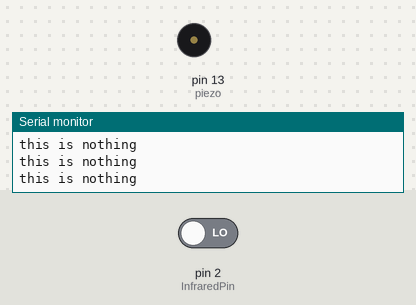
A sketch run on a simulated Arduino Uno, built with avr-gcc and run on an emulated ATmega328P. Shown: buzzer (waves = sounding), the last lines printed to the serial monitor. The inputs (shaded band) are chosen by the test bench; at power-on: pin 2 (InfraredPin) LOW.

Above: at 2.8 s.
2.9 s: pin 2 (InfraredPin) driven HIGH
At 4.0 s:
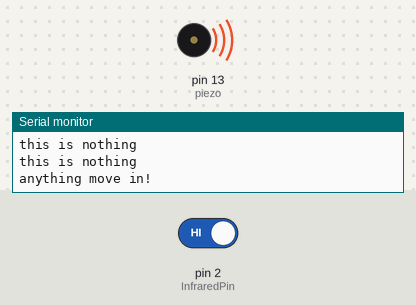
4.5 s: pin 2 (InfraredPin) driven LOW
At 6.3 s:
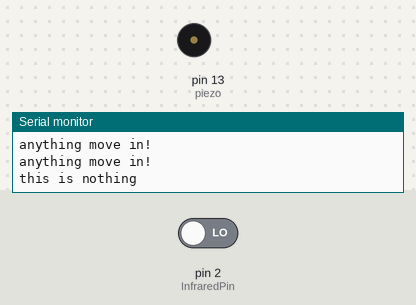
Timing chart, 0 to 7.8 s (numbered marks = the images above; inputs shaded):
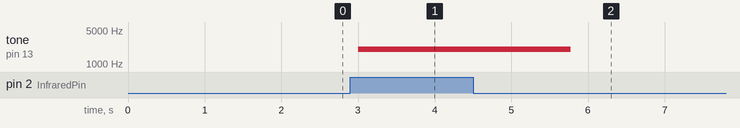

The sketch:

CamBienChuyenDong.ino
```cpp
const int InfraredPin = 2;
const int piezo = 13;
int sinVal = 0;
int toneVal = 0;

void setup() {
  pinMode(InfraredPin, INPUT);
  pinMode(piezo, OUTPUT);
  Serial.begin(9600);

}

void loop() {
  if (digitalRead(InfraredPin) == HIGH) {
    piezoSound();
    Serial.println("anything move in!");
  } else {
    noTone(piezo);
    Serial.println("this is nothing");
  }
  delay(1000);
}

void piezoSound() {
  for (int i = 0; i < 180; i++){
      sinVal = (sin(i*(3.1412/180)));
      toneVal = 2000+(int(sinVal*1000));
      tone(piezo, toneVal);
      delay(2);
    }
}
```

Measured:
- after the input at 2.9 s, tone on pin 13 (piezo): silent → 2000 Hz after 0.10 s
- after the input at 4.5 s, tone on pin 13 (piezo): 2000 Hz → silent after 1.3 s
